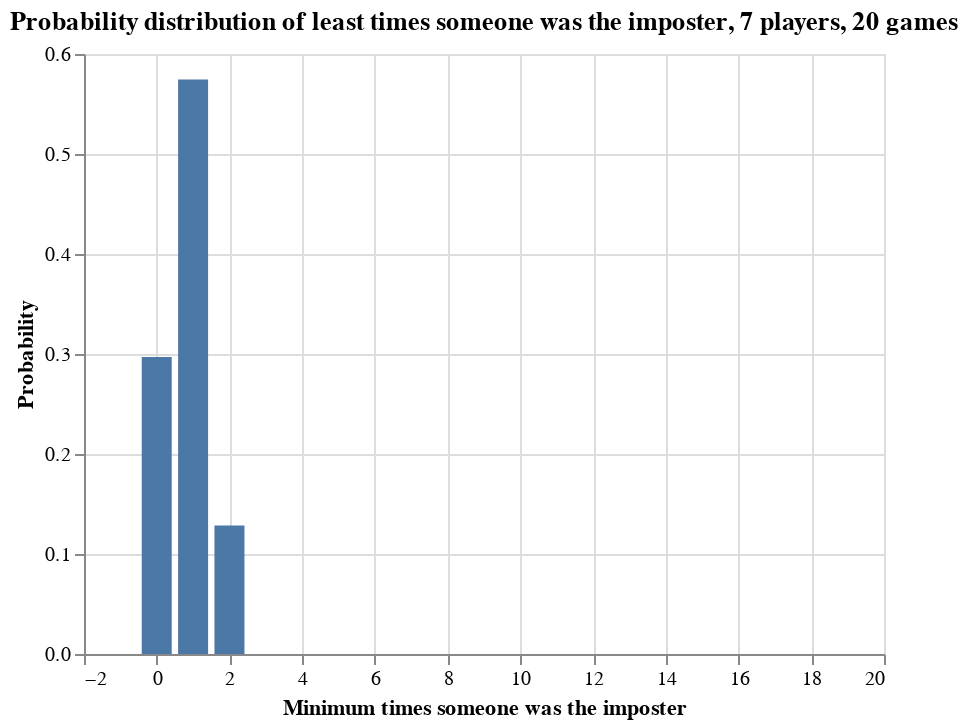

This figure's notebook cell:
### Markdown cell above
Max times that someone in a party of 7 will get to be the imposter, over 20 games. This is another interesting plot, since almost always someone is claiming that so-and-so is ALWAYS the imposter. The p-calue for 7 or more times is about 0.12, so it is nearly a dice-roll's chance that someone will be the imposter 7 or more times. Again, this is a pretty likely event.

### Code cell
alt.Chart(df_imposter_probabilities).mark_bar(size=15).encode(
    x=alt.X('Counts',title = "Minimum times someone was the imposter"),
    y=alt.Y('Min',title = "Probability"),
    tooltip=['Min','MinPVal']
).properties(
    title="Probability distribution of least times someone was the imposter, 7 players, 20 games",
)

### Figure 1 — Vega-Lite specification as saved in the notebook (floating-point values rounded to 4 significant figures)
{"config": {"view": {"continuousWidth": 400, "continuousHeight": 300}}, "data": {"name": "data-fe66bdecccac46a087dc8b1005f1c2a2"}, "mark": {"type": "bar", "size": 15}, "encoding": {"tooltip": [{"type": "quantitative", "field": "Min"}, {"type": "quantitative", "field": "MinPVal"}], "x": {"type": "quantitative", "field": "Counts", "title": "Minimum times someone was the imposter"}, "y": {"type": "quantitative", "field": "Min", "title": "Probability"}}, "title": "Probability distribution of least times someone was the imposter, 7 players, 20 games", "$schema": "https://vega.github.io/schema/vega-lite/v4.8.1.json", "datasets": {"data-fe66bdecccac46a087dc8b1005f1c2a2": [{"LongestString": 0.0, "LongestStringCumSum": 0.0, "LongestStringPVal": 1.0, "Max": 0.0, "MaxCumSum": 0.0, "MaxPVal": 1.0, "Min": 0.297, "MinCumSum": 0.297, "MinPVal": 1.0, "Median": 0.0, "MedianCumSum": 0.0, "MedianPVal": 1.0, "Counts": 0}, {"LongestString": 0.0536, "LongestStringCumSum": 0.0536, "LongestStringPVal": 1.0, "Max": 0.0, "MaxCumSum": 0.0, "MaxPVal": 1.0, "Min": 0.5745, "MinCumSum": 0.8714, "MinPVal": 0.703, "Median": 0.00392, "MedianCumSum": 0.00392, "MedianPVal": 1.0, "Counts": 1}, {"LongestString": 0.6659, "LongestStringCumSum": 0.7195, "LongestStringPVal": 0.9464, "Max": 0.0, "MaxCumSum": 0.0, "MaxPVal": 1.0, "Min": 0.1286, "MinCumSum": 1.0, "MinPVal": 0.1286, "Median": 0.2854, "MedianCumSum": 0.2893, "MedianPVal": 0.9961, "Counts": 2}, {"LongestString": 0.2381, "LongestStringCumSum": 0.9576, "LongestStringPVal": 0.2805, "Max": 0.00207, "MaxCumSum": 0.00207, "MaxPVal": 1.0, "Min": 0.0, "MinCumSum": 1.0, "MinPVal": 0.0, "Median": 0.6816, "MedianCumSum": 0.9709, "MedianPVal": 0.7107, "Counts": 3}, {"LongestString": 0.03671, "LongestStringCumSum": 0.9943, "LongestStringPVal": 0.0424, "Max": 0.2068, "MaxCumSum": 0.2088, "MaxPVal": 0.9979, "Min": 0.0, "MinCumSum": 1.0, "MinPVal": 0.0, "Median": 0.02907, "MedianCumSum": 1.0, "MedianPVal": 0.02907, "Counts": 4}, {"LongestString": 0.00494, "LongestStringCumSum": 0.9992, "LongestStringPVal": 0.00569, "Max": 0.426, "MaxCumSum": 0.6349, "MaxPVal": 0.7912, "Min": 0.0, "MinCumSum": 1.0, "MinPVal": 0.0, "Median": 0.0, "MedianCumSum": 1.0, "MedianPVal": 0.0, "Counts": 5}, {"LongestString": 0.0007, "LongestStringCumSum": 1.0, "LongestStringPVal": 0.00075, "Max": 0.248, "MaxCumSum": 0.8829, "MaxPVal": 0.3651, "Min": 0.0, "MinCumSum": 1.0, "MinPVal": 0.0, "Median": 0.0, "MedianCumSum": 1.0, "MedianPVal": 0.0, "Counts": 6}, {"LongestString": 5e-05, "LongestStringCumSum": 1.0, "LongestStringPVal": 5e-05, "Max": 0.08663, "MaxCumSum": 0.9696, "MaxPVal": 0.1171, "Min": 0.0, "MinCumSum": 1.0, "MinPVal": 0.0, "Median": 0.0, "MedianCumSum": 1.0, "MedianPVal": 0.0, "Counts": 7}, {"LongestString": 0.0, "LongestStringCumSum": 1.0, "LongestStringPVal": 0.0, "Max": 0.02395, "MaxCumSum": 0.9935, "MaxPVal": 0.03045, "Min": 0.0, "MinCumSum": 1.0, "MinPVal": 0.0, "Median": 0.0, "MedianCumSum": 1.0, "MedianPVal": 0.0, "Counts": 8}, {"LongestString": 0.0, "LongestStringCumSum": 1.0, "LongestStringPVal": 0.0, "Max": 0.00529, "MaxCumSum": 0.9988, "MaxPVal": 0.0065, "Min": 0.0, "MinCumSum": 1.0, "MinPVal": 0.0, "Median": 0.0, "MedianCumSum": 1.0, "MedianPVal": 0.0, "Counts": 9}, {"LongestString": 0.0, "LongestStringCumSum": 1.0, "LongestStringPVal": 0.0, "Max": 0.00099, "MaxCumSum": 0.9998, "MaxPVal": 0.00121, "Min": 0.0, "MinCumSum": 1.0, "MinPVal": 0.0, "Median": 0.0, "MedianCumSum": 1.0, "MedianPVal": 0.0, "Counts": 10}, {"LongestString": 0.0, "LongestStringCumSum": 1.0, "LongestStringPVal": 0.0, "Max": 0.00021, "MaxCumSum": 1.0, "MaxPVal": 0.00022, "Min": 0.0, "MinCumSum": 1.0, "MinPVal": 0.0, "Median": 0.0, "MedianCumSum": 1.0, "MedianPVal": 0.0, "Counts": 11}, {"LongestString": 0.0, "LongestStringCumSum": 1.0, "LongestStringPVal": 0.0, "Max": 1e-05, "MaxCumSum": 1.0, "MaxPVal": 1e-05, "Min": 0.0, "MinCumSum": 1.0, "MinPVal": 0.0, "Median": 0.0, "MedianCumSum": 1.0, "MedianPVal": 0.0, "Counts": 12}, {"LongestString": 0.0, "LongestStringCumSum": 1.0, "LongestStringPVal": 0.0, "Max": 0.0, "MaxCumSum": 1.0, "MaxPVal": -2.22e-16, "Min": 0.0, "MinCumSum": 1.0, "MinPVal": 0.0, "Median": 0.0, "MedianCumSum": 1.0, "MedianPVal": 0.0, "Counts": 13}, {"LongestString": 0.0, "LongestStringCumSum": 1.0, "LongestStringPVal": 0.0, "Max": 0.0, "MaxCumSum": 1.0, "MaxPVal": -2.22e-16, "Min": 0.0, "MinCumSum": 1.0, "MinPVal": 0.0, "Median": 0.0, "MedianCumSum": 1.0, "MedianPVal": 0.0, "Counts": 14}, {"LongestString": 0.0, "LongestStringCumSum": 1.0, "LongestStringPVal": 0.0, "Max": 0.0, "MaxCumSum": 1.0, "MaxPVal": -2.22e-16, "Min": 0.0, "MinCumSum": 1.0, "MinPVal": 0.0, "Median": 0.0, "MedianCumSum": 1.0, "MedianPVal": 0.0, "Counts": 15}, {"LongestString": 0.0, "LongestStringCumSum": 1.0, "LongestStringPVal": 0.0, "Max": 0.0, "MaxCumSum": 1.0, "MaxPVal": -2.22e-16, "Min": 0.0, "MinCumSum": 1.0, "MinPVal": 0.0, "Median": 0.0, "MedianCumSum": 1.0, "MedianPVal": 0.0, "Counts": 16}, {"LongestString": 0.0, "LongestStringCumSum": 1.0, "LongestStringPVal": 0.0, "Max": 0.0, "MaxCumSum": 1.0, "MaxPVal": -2.22e-16, "Min": 0.0, "MinCumSum": 1.0, "MinPVal": 0.0, "Median": 0.0, "MedianCumSum": 1.0, "MedianPVal": 0.0, "Counts": 17}, {"LongestString": 0.0, "LongestStringCumSum": 1.0, "LongestStringPVal": 0.0, "Max": 0.0, "MaxCumSum": 1.0, "MaxPVal": -2.22e-16, "Min": 0.0, "MinCumSum": 1.0, "MinPVal": 0.0, "Median": 0.0, "MedianCumSum": 1.0, "MedianPVal": 0.0, "Counts": 18}, {"LongestString": 0.0, "LongestStringCumSum": 1.0, "LongestStringPVal": 0.0, "Max": 0.0, "MaxCumSum": 1.0, "MaxPVal": -2.22e-16, "Min": 0.0, "MinCumSum": 1.0, "MinPVal": 0.0, "Median": 0.0, "MedianCumSum": 1.0, "MedianPVal": 0.0, "Counts": 19}]}}
